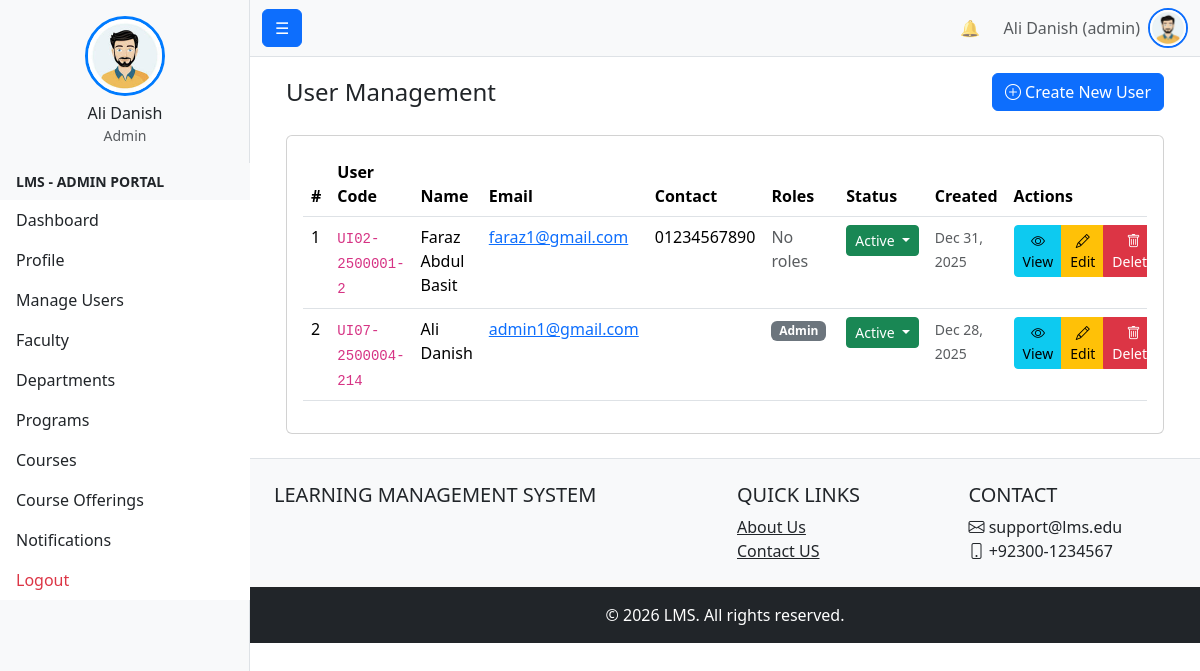
/admin_tools/User/user_list.php (signed in), run on the app's committed database.
### tables this page shows
CREATE TABLE `users` (
  `id` int(11) NOT NULL,
  `first_name` varchar(100) NOT NULL,
  `last_name` varchar(100) NOT NULL,
  `full_name` varchar(201) GENERATED ALWAYS AS (concat(`first_name`,' ',`last_name`)) STORED,
  `email` varchar(255) DEFAULT NULL,
  `contact_number` varchar(20) DEFAULT NULL,
  `profile_image` varchar(255) DEFAULT NULL COMMENT 'Stores profile image filename (stored in /public/uploads/profiles/)',
  `campus_id` int(11) DEFAULT NULL,
  `gender` enum('male','female','other') DEFAULT NULL,
  `cnic` varchar(15) DEFAULT NULL,
  `date_of_birth` date DEFAULT NULL,
  `address` text DEFAULT NULL,
  `password_hash` varchar(255) NOT NULL,
  `user_code` varchar(255) NOT NULL,
  `status` enum('active','inactive','suspended') NOT NULL DEFAULT 'active',
  `is_deleted` tinyint(1) NOT NULL DEFAULT 0,
  `created_at` timestamp NOT NULL DEFAULT current_timestamp(),
  `updated_at` timestamp NOT NULL DEFAULT current_timestamp() ON UPDATE current_timestamp(),
  `last_login_at` datetime DEFAULT NULL
);

CREATE TABLE `roles` (
  `role_id` int(11) NOT NULL,
  `role_name` enum('student','faculty','admin','student_affairs','examination','admission','accounts') NOT NULL
);

### config.php (called while the page is built, shortened)
<?php
function url(string $path = ''): string {
    return rtrim(BASE_URL, '/') . '/' . ltrim($path, '/');
}

### admin_tools/User/user_list.php (the view, shortened to what this page needs)
<?php
require_once $_SERVER['DOCUMENT_ROOT'] . '/project1/bootstrap.php';
$sql = "
    SELECT
        u.id,
        u.user_code,
        u.first_name,
        u.last_name,
        u.full_name,
        u.email,
        u.contact_number,
        u.status,
        u.created_at,
        GROUP_CONCAT(r.role_name SEPARATOR ', ') as roles
    FROM users u
    LEFT JOIN user_roles ur ON u.id = ur.user_id
    LEFT JOIN roles r ON ur.role_id = r.role_id
    WHERE u.is_deleted = FALSE
    GROUP BY u.id
    ORDER BY u.created_at DESC
";
$result = $conn->query($sql);
$users = [];
if ($result) {
    while ($row = $result->fetch_assoc()) {
        $users[] = $row;
    }
}
?>
<div class="container-fluid">
    <div class="d-flex justify-content-between align-items-center mb-4">
        <h4 class="mb-0">User Management</h4>
        <a href="create_user.php" class="btn btn-primary">
            <i class="bi bi-plus-circle"></i> Create New User
        </a>
    </div>
    <?php if (empty($users)): ?>
        <div class="alert alert-info">
            <i class="bi bi-info-circle"></i> No users found. Create your first user to get started.
        </div>
    <?php else: ?>
        <div class="card">
            <div class="card-body">
                <div class="table-responsive">
                    <table class="table table-hover">
                        <thead>
                            <tr>
                                <th>#</th>
                                <th>User Code</th>
                                <th>Name</th>
                                <th>Email</th>
                                <th>Contact</th>
                                <th>Roles</th>
                                <th>Status</th>
                                <th>Created</th>
                                <th>Actions</th>
                            </tr>
                        </thead>
                        <tbody>
                            <?php $serial = 1; foreach ($users as $user): ?>
                                <tr>
                                    <td><?= $serial++ ?></td>
                                    <td>
                                        <code><?= htmlspecialchars($user['user_code']) ?></code>
                                    </td>
                                    <td><?= htmlspecialchars($user['full_name']) ?></td>
                                    <td>
                                        <?php if ($user['email']): ?>
                                            <a href="mailto:<?= htmlspecialchars($user['email']) ?>">
                                                <?= htmlspecialchars($user['email']) ?>
                                            </a>
                                        <?php else: ?>
                                            <span class="text-muted">-</span>
                                        <?php endif; ?>
                                    </td>
                                    <td><?= htmlspecialchars($user['contact_number'] ?? '-') ?></td>
                                    <td>
                                        <?php if ($user['roles']): ?>
                                            <?php
                                            $roleArray = explode(', ', $user['roles']);
                                            foreach ($roleArray as $role):
                                            ?>
                                                <span class="badge bg-secondary me-1">
                                                    <?= ucfirst(htmlspecialchars($role)) ?>
                                                </span>
                                            <?php endforeach; ?>
                                        <?php else: ?>
                                            <span class="text-muted">No roles</span>
                                        <?php endif; ?>
                                    </td>
                                    <td>
                                        <div class="dropdown">
                                            <button class="btn btn-sm btn-<?= $user['status'] === 'active' ? 'success' : ($user['status'] === 'inactive' ? 'secondary' : 'warning') ?> dropdown-toggle"
                                                    type="button"
                                                    id="statusDropdown<?= $user['id'] ?>"
                                                    data-bs-toggle="dropdown"
                                                    aria-expanded="false">
                                                <?= ucfirst(htmlspecialchars($user['status'])) ?>
                                            </button>
                                        </div>
                                    </td>
                                    <td>
                                        <small class="text-muted">
                                            <?= date('M d, Y', strtotime($user['created_at'])) ?>
                                        </small>
                                    </td>
                                    <td>
                                        <div class="btn-group btn-group-sm" role="group">
                                            <a href="view_user.php?id=<?= $user['id'] ?>"
                                               class="btn btn-info"
                                               title="View Details">
                                                <i class="bi bi-eye"></i> View
                                            </a>
                                            <a href="edit_user.php?id=<?= $user['id'] ?>"
                                               class="btn btn-warning"
                                               title="Edit User">
                                                <i class="bi bi-pencil"></i> Edit
                                            </a>
                                            <a href="delete_user.php?id=<?= $user['id'] ?>"
                                               class="btn btn-danger"
                                               onclick="return confirm('Are you sure you want to delete this user? This action cannot be undone.')"
                                               title="Delete User">
                                                <i class="bi bi-trash"></i> Delete
                                            </a>
                                        </div>
                                    </td>
                                </tr>
                            <?php endforeach; ?>
                        </tbody>
                    </table>
                </div>
            </div>
        </div>
    <?php endif; ?>
</div>
<?php
require_once include_file('templates/layout/master_base.php');
?>

### templates/layout/navbar.php (shortened to what this page needs)
<?php
require_once $_SERVER['DOCUMENT_ROOT'].'/project1/bootstrap.php';
$name = 'Guest';
$role = 'guest';
$profile_image_url = url('public/male_avatar.jpeg');
if (isset($_SESSION['user_id'])) {
    $user_id = $_SESSION['user_id'];
    $stmt = $conn->prepare("
        SELECT u.full_name, r.role_name
        FROM users u
        LEFT JOIN user_roles ur ON u.id = ur.user_id
        LEFT JOIN roles r ON ur.role_id = r.role_id
        WHERE u.id = ?
        LIMIT 1
    ");
    $stmt->bind_param('i', $user_id);
    $stmt->execute();
    $result = $stmt->get_result();
    if ($row = $result->fetch_assoc()) {
        $name = $row['full_name'];
        $role = $row['role_name'] ?? 'guest';
    }
} else {
    $unread_count = 0;
    $notifications = [];
}
?>
<nav class="navbar navbar-expand-lg navbar-light bg-light border-bottom">
    <div class="container-fluid">
        <button class="btn btn-primary " id="sidebarToggle">☰</button>
        <div class="collapse navbar-collapse" id="navbarNav">
            <ul class="navbar-nav ms-auto align-items-center">
                <li class="nav-item dropdown me-3">
                    <a class="nav-link position-relative" href="#" id="notificationDropdown" role="button"
                       data-bs-toggle="dropdown" aria-expanded="false" title="Notifications">
                        🔔
                    </a>
                </li>
                <li class="nav-item me-2">
                    <span class="text-muted"><?= htmlspecialchars($name) ?> (<?= htmlspecialchars($role) ?>)</span>
                </li>
                <li class="nav-item dropdown">
                    <a class="nav-link p-0" href="#" id="userDropdown" role="button" data-bs-toggle="dropdown" aria-expanded="false" title="Profile Menu">
                        <img src="<?= $profile_image_url ?>" alt="Profile" class="rounded-circle border border-2 border-primary" style="width: 40px; height: 40px; object-fit: cover; cursor: pointer;">
                    </a>
                </li>
            </ul>
        </div>
    </div>
</nav>

### data on the page
users: full_name "Ali Danish", roles.role_name "admin", user_code "UI07-2500004-214", email "admin1@gmail.com", role "Admin", status "Active", created_at "Dec 28, 2025"
users: user_code "UI02-2500001-2", full_name "Faraz Abdul Basit", email "faraz1@gmail.com", contact_number "01234567890", shows "No roles", status "Active", created_at "Dec 31, 2025"

### other printed values
$name "Ali Danish"
$role "Admin"
$role "ADMIN"
$label "Dashboard"
$label "Profile"
$label "Manage Users"
$label "Faculty"
$label "Departments"
$label "Programs"
$label "Courses"
$label "Course Offerings"
$label "Notifications"
